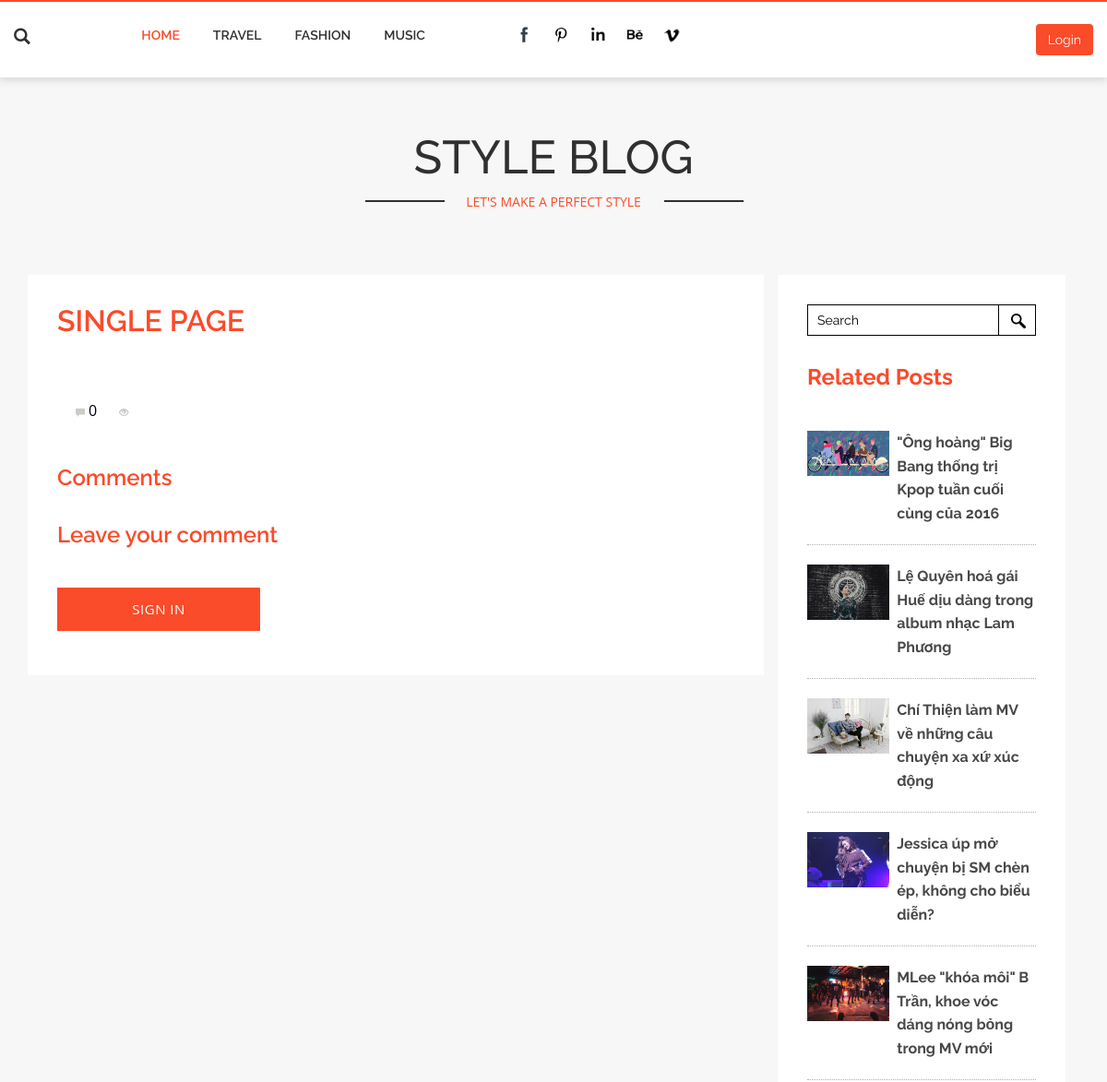
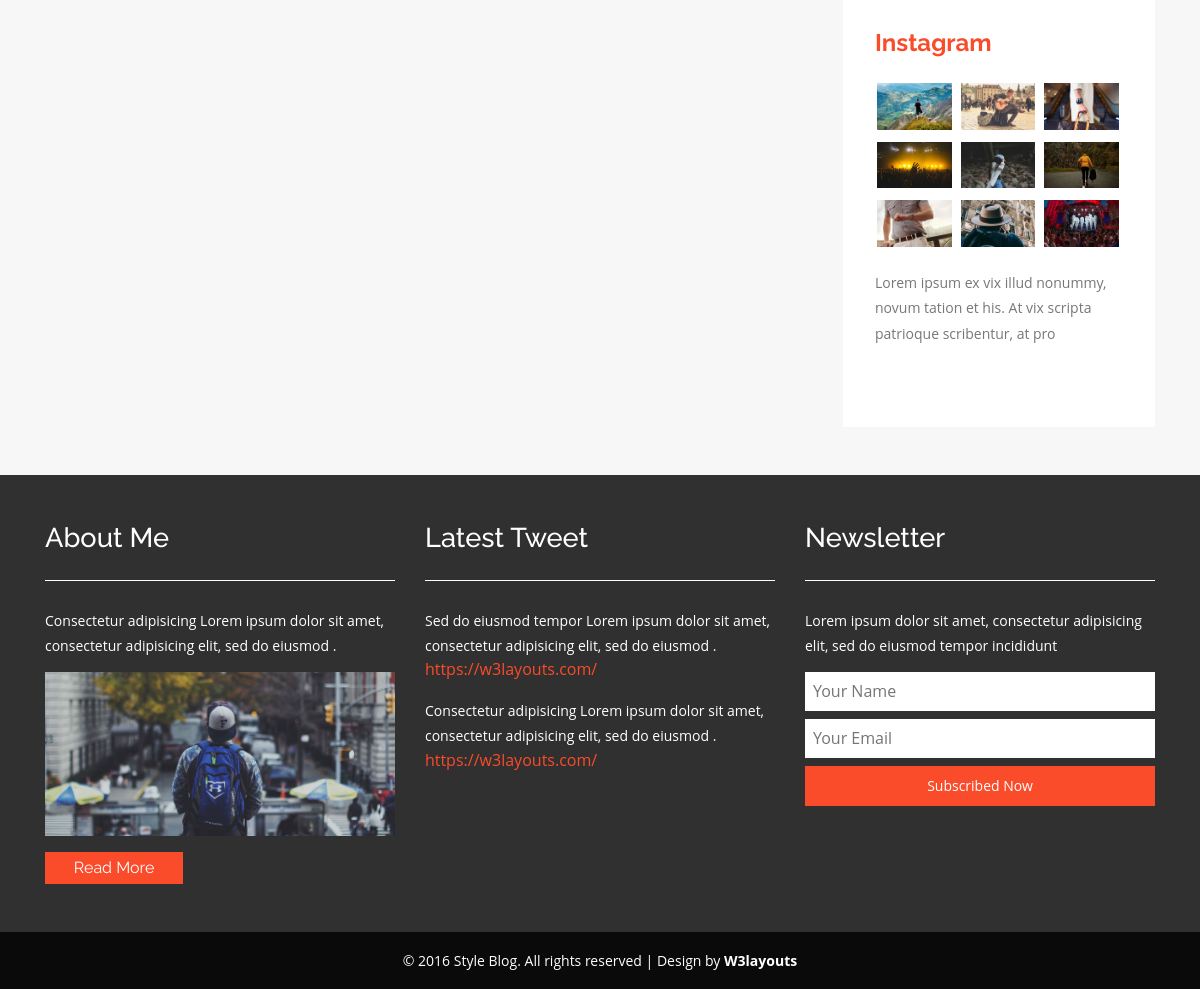
The page /blogs/detail/17 on the database its author committed (2 pictures, top to bottom).
### tables this page shows
CREATE TABLE `blogs` (
  `blog_id` int(11) NOT NULL AUTO_INCREMENT,
  `title` text NOT NULL,
  `description` text,
  `content` text,
  `created_at` datetime DEFAULT CURRENT_TIMESTAMP,
  `image` varchar(255) DEFAULT NULL,
  `user_id` int(11) DEFAULT NULL,
  `category_id` int(11) DEFAULT NULL,
  `modify_at` datetime DEFAULT NULL,
  `views` int(11) DEFAULT '0',
  PRIMARY KEY (`blog_id`),
  KEY `id_category_fk` (`category_id`),
  KEY `id_user_fk` (`user_id`),
  CONSTRAINT `id_category_fk` FOREIGN KEY (`category_id`) REFERENCES `categories` (`category_id`) ON DELETE CASCADE ON UPDATE CASCADE,
  CONSTRAINT `id_user_fk` FOREIGN KEY (`user_id`) REFERENCES `users` (`user_id`) ON DELETE CASCADE ON UPDATE CASCADE
);

### application/controller/blogs.php (called while the page is built, shortened)
<?php
class Blogs extends Controller
{
    public function detail($blog_id)
    {
        $detail = $this->model->detailBlog($blog_id);
        $view = $this->model->getView($blog_id) + 1;
        $category_id = $this->model->getCategoryByBlog($blog_id);
        $related = $this->model->getRelatedPosts($category_id);
        require APP . "view/__templates/header.php";
        require APP . "view/detail.php";
        require APP . "view/__templates/footer.php";
    }
}

### public/index.php (called while the page is built, shortened)
<?php
require APP . "core/controller.php";
$app = new Application();

### application/core/controller.php (called while the page is built, shortened)
<?php
class Controller
{
    public $db = null;
    private function openDatabaseConnection()
    {
        $options = array(PDO::ATTR_DEFAULT_FETCH_MODE => PDO::FETCH_OBJ, PDO::ATTR_ERRMODE => PDO::ERRMODE_WARNING);
        $this->db = new PDO(DB_TYPE . ':host=' . DB_HOST . ';dbname=' . DB_NAME . ';charset=' . DB_CHARSET, DB_USER, DB_PASS, $options);
    }
    public function loadModel()
    {
        require APP . 'model/model.php';
        $this->model = new Model($this->db);
    }
}

### application/model/model.php (called while the page is built, shortened)
<?php
class Model
{
    function __construct($db)
    {
        try {
            $this->db = $db;
        } catch (PDOException $e) {
            exit('Database connection could not be established.');
        }
    }
    public function detailBlog($blog_id)
    {
        $sql = "SELECT a.*, COUNT(b.comment_id) total_comments FROM blogs a INNER JOIN comments b ON a.blog_id = b.blog_id WHERE a.blog_id = $blog_id";
        try{
            $query = $this->db->prepare($sql);
            $query->execute();
            return $query->fetch(PDO::FETCH_ASSOC);
        }catch(PDOException $e){
            echo $e->getMessage();
        }
    }
    public function getView($blog_id)
    {
        $sql = "SELECT * FROM blogs WHERE blog_id = $blog_id";
        try{
            $query = $this->db->prepare($sql);
            $query->execute();
            $view = $query->fetch(PDO::FETCH_ASSOC);
            return $view["views"];
        }catch(PDOException $e){
            echo $e->getMessage();
        }
    }
    public function getCategoryByBlog($blog_id)
    {
        $sql = "SELECT * FROM blogs WHERE blog_id = $blog_id";
        try{
            $query = $this->db->prepare($sql);
            $query->execute();
            $category = $query->fetch(PDO::FETCH_ASSOC);
            return $category["category_id"];
        }catch(PDOException $e){
            echo $e->getMessage();
        }
    }
    public function getRelatedPosts($category_id)
    {
        $sql = "SELECT * FROM blogs WHERE category_id = $category_id ORDER BY created_at DESC LIMIT 5";
        try{
            $query = $this->db->prepare($sql);
            $query->execute();
            return $query->fetchAll(PDO::FETCH_ASSOC);
        }catch(PDOException $e){
            echo $e->getMessage();
        }
    }
}

### application/view/detail.php (the view, shortened to what this page needs)
<div class="technology">
    <div class="container">
        <div class="col-md-9 technology-left">
            <div class="agileinfo">
                <h2 class="w3">SINGLE PAGE</h2>
                <div class="single">
                    <div class="b-bottom">
                        <p><?php echo $detail["created_at"] ?><a class="span_link" href="#"><span
                                    class="glyphicon glyphicon-comment"></span><?php echo $detail["total_comments"] ?>
                            </a><a class="span_link" href="#"><span
                                    class="glyphicon glyphicon-eye-open"></span><?php echo $detail["views"] ?> </a>
                        </p>
                    </div>
                </div>
                <div class="response comment-detail">
                    <h4>Comments</h4>
                </div>
                <div class="coment-form">
                    <h4>Leave your comment</h4>
                    <?php
                    if (isset($_SESSION["login"])) {
                        ?>
                        <form action="#" method="post">
                            <input type="text" value="To" name="reply_to" id="reply_to" onfocus="this.value = '';"
                                   onblur="if (this.value == '') {this.value = 'Name';}" required=""
                                   style="display: none">
                            <textarea onfocus="this.value = '';"
                                      onblur="if (this.value == '') {this.value = 'Your Comment...';}" required=""
                                      id="comment-detail">Your Comment...</textarea>
                            <input type="button" value="Submit Comment"
                                   onclick="submitComment(<?php echo $detail["blog_id"] ?>, <?php echo $_SESSION["id_user"] ?>)">
                        </form>
                        <?php
                    } else {
                        ?>
                        <input type="button" value="Sign In">
                        <?php
                    }
                    ?>
                </div>
            </div>
        </div>
        <div class="col-md-3 technology-right">
            <div class="blo-top1">
                <div class="tech-btm">
                    <div class="search-1">
                        <form action="#" method="post">
                            <input type="search" name="Search" value="Search" onfocus="this.value = '';"
                                   onblur="if (this.value == '') {this.value = 'Search';}" required="">
                            <input type="submit" value=" ">
                        </form>
                    </div>
                    <h4>Related Posts </h4>
                    <?php
                    foreach ($related as $related) {
                        ?>
                        <div class="blog-grids">
                            <div class="blog-grid-left">
                                <a href="<?php echo URL ?>blogs/detail/<?php echo $related["blog_id"] ?>"><img src="<?php echo URL ?><?php echo $related["image"]?>" class="img-responsive" alt=""></a>
                            </div>
                            <div class="blog-grid-right">
                                <h5><a href="<?php echo URL ?>blogs/detail/<?php echo $related["blog_id"] ?>"><?php echo $related["title"]?></a></h5>
                            </div>
                            <div class="clearfix"></div>
                        </div>
                        <?php
                    }
                    ?>
                    <div class="insta">
                        <h4>Instagram</h4>
                        <ul>
                            <li><a href="singlepage.html"><img src="<?php echo URL ?>images/t1.jpg"
                                                               class="img-responsive" alt=""></a>
                            </li>
                            <li><a href="singlepage.html"><img src="<?php echo URL ?>images/m1.jpg"
                                                               class="img-responsive" alt=""></a>
                            </li>
                            <li><a href="singlepage.html"><img src="<?php echo URL ?>images/f1.jpg"
                                                               class="img-responsive" alt=""></a>
                            </li>
                            <li><a href="singlepage.html"><img src="<?php echo URL ?>images/m2.jpg"
                                                               class="img-responsive" alt=""></a>
                            </li>
                            <li><a href="singlepage.html"><img src="<?php echo URL ?>images/f2.jpg"
                                                               class="img-responsive" alt=""></a>
                            </li>
                            <li><a href="singlepage.html"><img src="<?php echo URL ?>images/t2.jpg"
                                                               class="img-responsive" alt=""></a>
                            </li>
                            <li><a href="singlepage.html"><img src="<?php echo URL ?>images/f3.jpg"
                                                               class="img-responsive" alt=""></a>
                            </li>
                            <li><a href="singlepage.html"><img src="<?php echo URL ?>images/t3.jpg"
                                                               class="img-responsive" alt=""></a>
                            </li>
                            <li><a href="singlepage.html"><img src="<?php echo URL ?>images/m3.jpg"
                                                               class="img-responsive" alt=""></a>
                            </li>
                        </ul>
                    </div>
                    <p>Lorem ipsum ex vix illud nonummy, novum tation et his. At vix scripta patrioque scribentur, at
                        pro</p>
                    <div class="twt">
                        <iframe id="twitter-widget-0" scrolling="no" frameborder="0" allowtransparency="true"
                                class="twitter-hashtag-button twitter-hashtag-button-rendered twitter-tweet-button"
                                title="Twitter Tweet Button"
                                src="https://platform.twitter.com/widgets/tweet_button.b7de008f493a5185d8df1aedd62d77c6.en.html#button_hashtag=TwitterStories&amp;dnt=false&amp;id=twitter-widget-0&amp;lang=en&amp;original_referer=https%3A%2F%2Fp.w3layouts.com%2Fdemos%2Fduplex%2Fweb%2F&amp;size=l&amp;time=1467721486626&amp;type=hashtag"
                                style="position: static; visibility: visible; width: 166px; height: 28px;"
                                data-hashtag="TwitterStories"></iframe>
                    </div>
                </div>
            </div>
        </div>
        <div class="clearfix"></div>
    </div>
</div>

### public/css/style.css (style rules this page uses)
html, body { font-family: 'Raleway', sans-serif; font-size: 100%; background: #f7f7f7; }
body a, .grid_1, plan_1, plan_1.one, plan_1.two, i.icon1, i.icon2, i.icon3, i.icon4, i.icon5, i.icon6 { transition: 0.5s all; -webkit-transition: 0.5s all; -moz-transition: 0.5s all; -o-transition: 0.5s all; -ms-transition: 0.5s all; }
input[type="button"], input[type="submit"], li.parallelogram { transition: 0.5s all; -webkit-transition: 0.5s all; -moz-transition: 0.5s all; -o-transition: 0.5s all; -ms-transition: 0.5s all; }
h1, h2, h3, h4, h5, h6 { margin: 0; font-family: 'Raleway', sans-serif; }
p { margin: 0; font-family: 'Open Sans', sans-serif; }
ul { margin: 0; padding: 0; }
.insta li { display: inline-block; width: 30%; margin: 1%; }
.blog-grid-left { float: left; width: 36%; }
.blog-grid-right { float: left; width: 60%; margin-left: 0.5em; }
.tech-btm p { margin: 1em 0; font-size: 0.875em; color: #777; line-height: 1.8em; }
.tech-btm h4 { font-size: 1.5em; color: #fa4b2a; font-weight: 700; margin-bottom: 1em; }
.insta h4 { font-size: 1.5em; color: #fa4b2a; font-weight: 700; margin-bottom: 1em; }
.insta { margin-top: 2em; }
.tech-btm h5 { font-size: 1em; line-height: 1.6em; font-weight: 700; }
.blog-grid-right h5 a { color: #4A4747; }
.tech-btm { padding: 2em 2em; background: #fff; }
.technology-right { width: 30% }
.technology-left { width: 70%; padding: 0; }
.blog-grids { border-bottom: 1px dotted #aeaeae; padding: 1.3em 0; }
.search-1 { border: 1px solid #000; margin: 0px 0px 2em 0; }
.search-1 input[type="search"] { border: none; outline: none; padding: 5px 10px; font-size: 14px; color: #000; background: none; width: 82%; }
.search-1 form input[type="submit"] { background: url(../images/key2.png) no-repeat 13px 9px; width: 40px; height: 32px; border: none; margin: 0 0 0 0px; padding: 0; border-left: 1px solid #000; border-right: none; border-bottom: none; border-top: none; outline: none; }
.technology { margin-top: 3em; }
h2.w3, h3.w3 { font-size: 2em; color: #fa4b2a; font-weight: 600; }
.response h4 { color: #fa4b2a; font-size: 1.5em; font-weight: 600; margin-bottom: 1.5em; }
.coment-form input[type="submit"], .coment-form input[type="button"] { background: #fa4b2a; border: 1px solid #fa4b2a; padding: .8em 0; width: 30%; margin-top: .5em; font-size: 15px; color: #fff; letter-spacing: 0.5px; outline: none; transition: .5s all; -webkit-transition: .5s all; -moz-transition: .5s all; -o-transition: .5s all; -ms-transition: .5s all; font-family: 'Open Sans', sans-serif; text-transform: uppercase; }
.coment-form h4 { color: #fa4b2a; font-size: 1.5em; font-weight: 600; margin-bottom: 1.5em; }
.coment-form { margin-top: 2em; padding-bottom: 1em; }
.agileinfo { padding: 2em 2em; background: #fff; }
.single { margin-top: 3em; }
span.glyphicon.glyphicon-comment:hover, span.glyphicon.glyphicon-eye-open:hover, span.glyphicon.glyphicon-thumbs-up:hover, a.span_link { color: #000008; }
span.glyphicon.glyphicon-comment, span.glyphicon.glyphicon-eye-open, span.glyphicon.glyphicon-thumbs-up { font-size: 10px; margin: 0 4px 0 20px; color: #CCCBC6; }
.response { margin-top: 3em; }

### rows shown on the page
blogs: image (picture), title "\"Ông hoàng\" Big Bang thống trị Kpop tuần cuối cùng của 2016"
blogs: image (picture), title "Lệ Quyên hoá gái Huế dịu dàng trong album nhạc Lam Phương"
blogs: image (picture), title "Chí Thiện làm MV về những câu chuyện xa xứ xúc động"
blogs: image (picture), title "Jessica úp mở chuyện bị SM chèn ép, không cho biểu diễn?"
blogs: image (picture), title "MLee \"khóa môi\" B Trần, khoe vóc dáng nóng bỏng trong MV mới"

### other values the page prints
$detail["total_comments"] "0"
